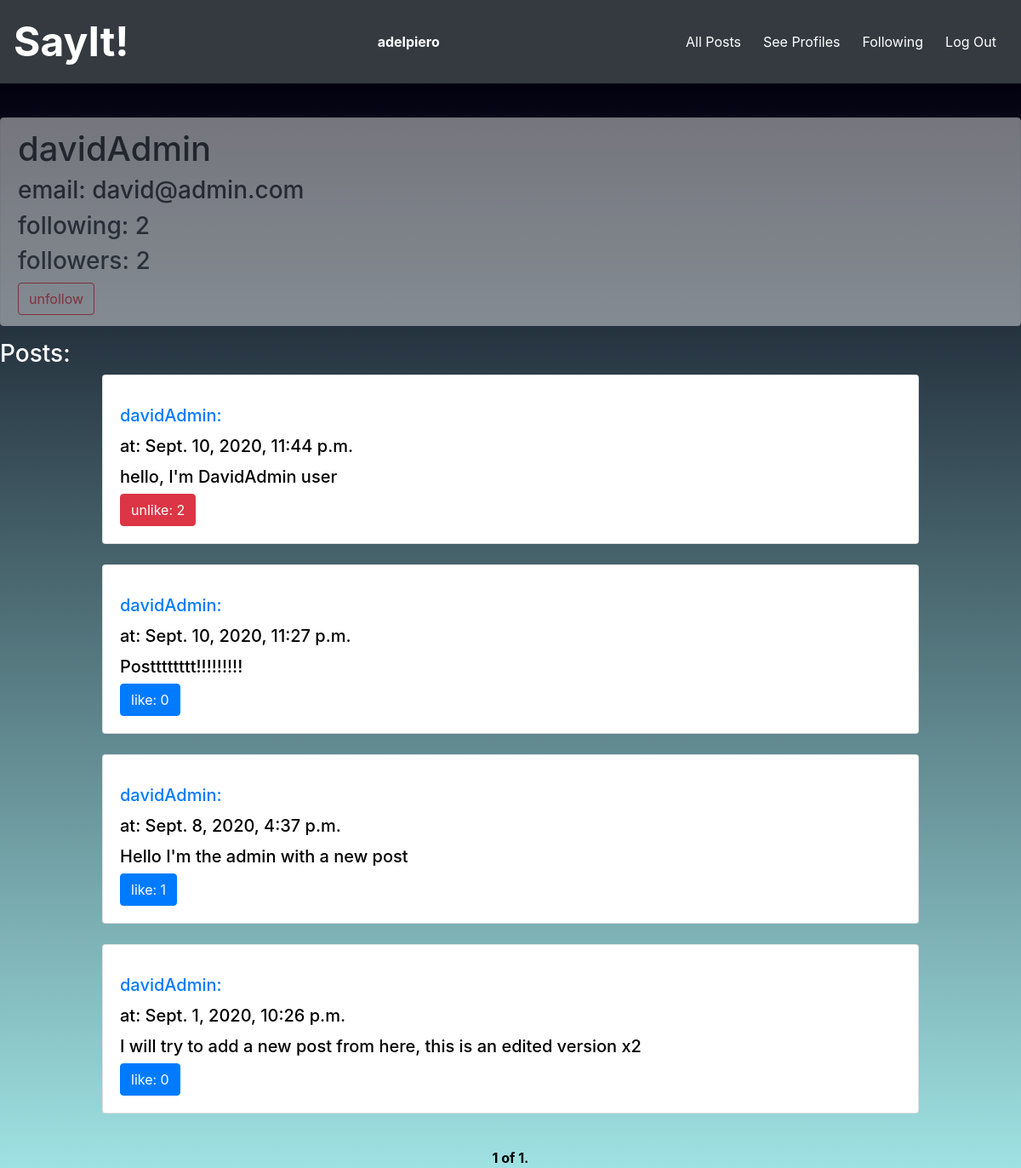
/profile/davidAdmin (signed in), run on the app's committed database.
### network/models.py (models this page shows, shortened)
class User(AbstractUser):
    pass

class Post(models.Model):
    user = models.ForeignKey(User, on_delete=models.CASCADE, related_name="posts")
    content = models.TextField()
    timestamp = models.DateTimeField(auto_now_add=True)
    def __str__(self):
        return f"post {self.id} by user: {self.user} at: {self.timestamp}"

### network/views.py (the view)
# urls.py: path("profile/<str:username>", views.profile, name="profile"),
@login_required
def profile(request,username):
    user=User.objects.get(username=username)
    try:
        followers = Followers.objects.get(user=user)
    except  Followers.DoesNotExist:
        followers = Followers.objects.create(user=user)
    totalfollowers = followers.followers.all().count()
    try:
        is_following=Followers.objects.get(user=user,followers=request.user)
    except Followers.DoesNotExist:
        is_following=None
    try:
        following = Followers.objects.filter(followers=user)
    except  Followers.DoesNotExist:
        following = None
    totalfollowing = following.count()
    posts = user.posts.all()
    total_posts = posts.order_by("-timestamp").all()
    paginator = Paginator(total_posts, 10) # Show 10 post per page.
    page_number = request.GET.get('page')
    page_obj = paginator.get_page(page_number)
    actual_User=request.user
    total_likes={}
    likeds={}
    for post in total_posts:
        try:
            likes = Likes.objects.get(post=post)
        except Likes.DoesNotExist:
            likes = Likes.objects.create(post=post)
        try:
            liked = Likes.objects.filter(post=post,users=actual_User)
        except Likes.DoesNotExist:
            liked = False
        if not liked:
            liked=False
        likeds[post.id] = liked
        total_likes[post.id] = likes.users.all().count()
    print(total_likes)
    print(likeds)
    return render(request, 'network/profile.html',{
        'user_profile':user,
        'followers':followers,
        'totalfollowers':totalfollowers,
        'totalfollowing':totalfollowing,
        'page_obj': page_obj,
        'total_likes':total_likes,
        'likeds':likeds,
        'is_following':is_following
    })

### network/models.py (called while the page is built)
    def __str__(self):
        return f"post {self.post} has a likes row in db"

### network/templates/network/profile.html (shortened to what this page needs)
{% extends "network/layout.html" %}
{% load static %}
{% block body %}
<div class="alert alert-secondary" role="alert" style="opacity: 0.5;">
<h1>{{user_profile.username}}</h1>
<h3>email: {{user_profile.email}}</h2>
{% if followers %}
<h3> following: {{totalfollowing}}</h2>
{% else %}
following None
{% endif %}
{% if followers %}
<h3 data-followers="{{totalfollowers}}" id="followers_count"> followers: {{totalfollowers}}</h2>
{% else %}
No followers
{% endif %}
{% if request.user != user_profile %}
{% if is_following %}
<button class="btn btn-outline-danger follow_button" data-username="{{user_profile.username}}" id="{{user_profile.username}}">unfollow</button>
{% else %}
<button class="btn btn-outline-success follow_button" data-username="{{user_profile.username}}" id="{{user_profile.username}}">follow</button>
{% endif %}
{% endif %}
</div>
<h3>Posts:</h2>
<div class="all-post">
    <div class="posts-all" style="align-items: center; display: flex; flex-direction: column;">
        {% for post in page_obj %}
        <div class="card" style="width: 80vw; padding-top: 15px;" id="card-{{post.id}}">
            <div class="card-body" style="color: black; " >
                <h5 class="card-title"><a href="{% url 'profile' post.user %}">{{post.user}}:</a></h5>
                <h5 class="card-title">at: {{post.timestamp}}</h5>
                <h5 class="card-text" id="content-{{post.id}}">{{ post.content }}</h5>
                    {% for key, value in total_likes.items %}
                        {% if key == post.id %}
                            {% for ids, liked in likeds.items %}
                                {% if ids == post.id %}
                                    {% if liked %}
                                        <button class="btn btn-danger like_button"  data-id="{{post.id}}" data-likes="{{value}}" id="{{post.id}}">unlike: {{value}}</button>
                                    {% else %}
                                        <button class="btn btn-primary like_button"  data-id="{{post.id}}" data-likes="{{value}}" id="{{post.id}}">like: {{value}}</button>
                                    {% endif %}
                                {% endif %}
                            {% endfor %}
                        {% endif %}
                    {% endfor %}
            </div>
        </div>
        <br>
        {% endfor %}
        <div>
            <span class="current" style="color: black;">
                <strong>{{ page_obj.number }} of {{ page_obj.paginator.num_pages }}.</strong>
            </span>
        </div>
    </div>
</div>
</div>
{% endblock %}

### network/templates/network/layout.html (shortened to what this page needs)
{% load static %}
<!DOCTYPE html>
<html lang="en">
<head>
    <link rel="stylesheet" href="https://stackpath.bootstrapcdn.com/bootstrap/4.4.1/css/bootstrap.min.css"
>
    <link href="{% static 'network/styles.css' %}" rel="stylesheet">
</head>
<body>
    <nav class="navbar navbar-dark bg-dark">
        <a class="navbar-brand" style="font-size: 3pc;" href="#"><strong>SayIt!</strong></a>
        {% if user.is_authenticated %}
        <a class="btn btn-dark" href="{% url 'profile' user.username %}"> <strong>{{ user.username }}</strong></a>
        {% endif %}
        <div style="align-content: flex-end; display: flex;">
            <a class="btn btn-dark" href="{% url 'index' %}">All Posts</a>
        {% if user.is_authenticated %}
            <a class="btn btn-dark" href="{% url 'profiles' %}">See Profiles</a>
            <a class="btn btn-dark" href="{% url 'following' %}">Following</a>
            <a class="btn btn-dark" href="{% url 'logout' %}">Log Out</a>
        </div>
        {% else %}
        <a class="btn btn-dark" href="{% url 'login' %}">Log In</a>
        <a class="btn btn-dark" href="{% url 'register' %}">Register</a>
        </div>
        {% endif %}
    </nav>
    <div class="body">
        {% block body %}
        {% endblock %}
</body>
</html>

### network/templates/network/layout.html (style rules this page uses)
.body { background: rgb(159,226,227); background: linear-gradient(0deg, rgba(159,226,227,1) 0%, rgba(2,0,15,1) 100%); color: white; min-height: 600px; padding-top: 40px; }

### data on the page
User: username "adelpiero"
User: username "davidAdmin", email "david@admin.com"
Post: user "davidAdmin", timestamp "Sept. 10, 2020, 11:44 p.m.", content "hello, I'm DavidAdmin user", likeds "2"
Post: user "davidAdmin", timestamp "Sept. 10, 2020, 11:27 p.m.", content "Postttttttt!!!!!!!!!", likeds "0"
Post: user "davidAdmin", timestamp "Sept. 8, 2020, 4:37 p.m.", content "Hello I'm the admin with a new post", likeds "1"
Post: user "davidAdmin", timestamp "Sept. 1, 2020, 10:26 p.m.", content "I will try to add a new post from here, this is an edited version x2", likeds "0"

### other printed values
{{ totalfollowing }} "2"
{{ totalfollowers }} "2"
{{ page_obj.number }} "1"
{{ page_obj.paginator.num_pages }} "1"
